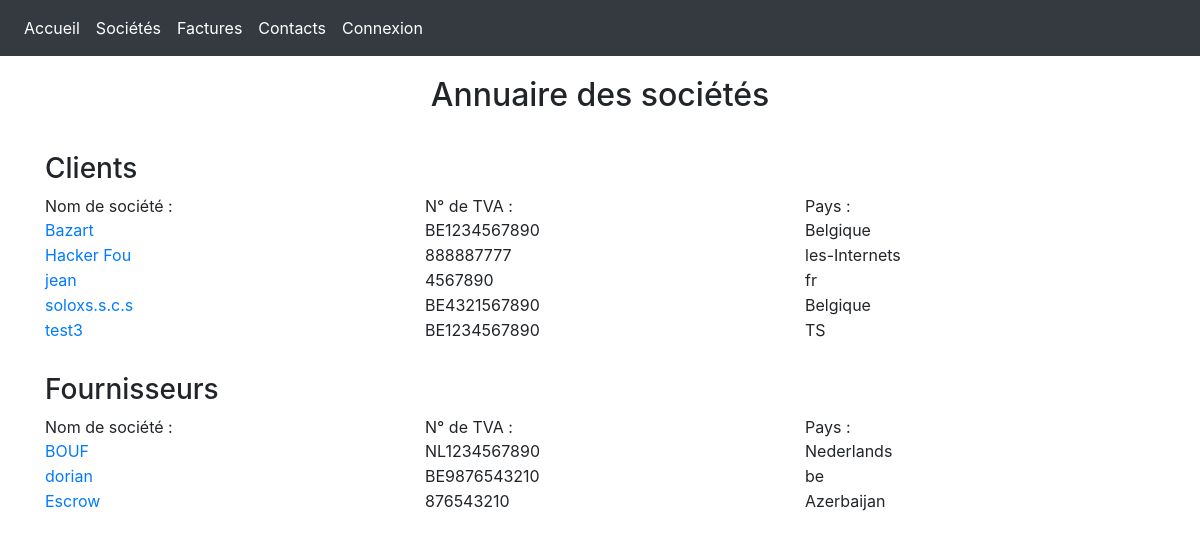
Screenshot of /societe.php with the database file from the repository.
### tables this page shows
CREATE TABLE `remi_societe` (
  `id` int(11) NOT NULL,
  `name_societe` varchar(20) NOT NULL,
  `n_pays` varchar(20) NOT NULL,
  `n_tel` int(15) NOT NULL,
  `n_tva` varchar(15) NOT NULL,
  `type_societe` varchar(11) NOT NULL
);

### societe.php (the view, shortened to what this page needs)
<?php
require 'header.php';
try
{
	$bdd = new PDO('mysql:host=webtech.one.mysql;dbname=webtech_one_becode;charset=utf8', 'webtech_one_becode','BEcode2019');
}
catch(Exception $bdd)
{
  die('Erreur : '.$bdd->getMessage());
}
$fournisseur=$bdd->query('SELECT * FROM `remi_societe` WHERE remi_societe.type_societe="fournisseur" ORDER BY remi_societe.name_societe');
$client=$bdd->query('SELECT * FROM `remi_societe` WHERE remi_societe.type_societe="client" ORDER BY remi_societe.name_societe');
?>
<div class="container">
  <div class="row">
    	<div class="col-12"><h2 class="text-center">Annuaire des sociétés</h2></div>
  </div>
<section class="fromsociete">
  <div class ="row">
      <div class="col-12"><h3>Clients</h3></div>
      <div class ="col-4">Nom de société :</div>
      <div class ="col-4">N° de TVA :</div>
      <div class ="col-4">Pays :</div>
  </div>
<?php
while ($clien = $client->fetch())
{?>
  <div class ="row">
      <div class ="col-4"><a href="detailsociete.php?societe=<?= $clien['name_societe'];?>"><?php echo $clien['name_societe']?></a></div>
      <div class ="col-4"><?php echo $clien ['n_tva']?></div>
      <div class ="col-4"><?php echo $clien ['n_pays']?></div>
  </div>
<?php
}
?>
</section>
<section class="fromsociete">
  <div class ="row">
      <div class="col-12"><h3>Fournisseurs</h3></div>
      <div class ="col-4">Nom de société :</div>
      <div class ="col-4">N° de TVA :</div>
      <div class ="col-4">Pays :</div>
  </div>
<?php
while ($fournis = $fournisseur->fetch())
{
?>
  <div class ="row">
      <div class ="col-4"><a href="detailsociete.php?societe=<?= $fournis['name_societe'];?>"><?php echo $fournis ['name_societe']?></a></div>
      <div class ="col-4"><?php echo $fournis ['n_tva']?></div>
      <div class ="col-4"><?php echo $fournis ['n_pays']?></div>
  </div>
<?php
}
?>
</section>
</div>
<?php require 'footer.php';?>

### societe.php (style rules this page uses)
.container h2 { margin-top:20px; }
.fromsociete { margin-top:30px; }
.fromsociete .row { min-height:25px; }

### rows the page displays
remi_societe: name_societe "Bazart", n_tva "BE1234567890", n_pays "Belgique"
remi_societe: name_societe "Hacker Fou", n_tva "888887777", n_pays "les-Internets"
remi_societe: name_societe "jean", n_tva "4567890", n_pays "fr"
remi_societe: name_societe "soloxs.s.c.s", n_tva "BE4321567890", n_pays "Belgique"
remi_societe: name_societe "test3", n_tva "BE1234567890", n_pays "TS"
remi_societe: name_societe "BOUF", n_tva "NL1234567890", n_pays "Nederlands"
remi_societe: name_societe "dorian", n_tva "BE9876543210", n_pays "be"
remi_societe: name_societe "Escrow", n_tva "876543210", n_pays "Azerbaijan"
